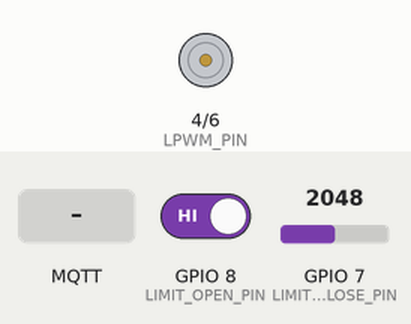
A sketch run on a simulated ESP32-S3. On the bench: motor-driver pin pairs drawn as motors (green arrow = first pin HIGH = forward, orange = second pin HIGH = backward, longer = more drive). The test bench sets the inputs (shaded band); at power-on: GPIO 8 (LIMIT_OPEN_PIN) HIGH, GPIO 7 (LIMIT_CLOSE_PIN) = 2048. WiFi joins after 1.5 s; servers stay silent unless stated; random numbers use the default seed unless the sketch sets one; no MQTT or app messages arrive unless stated; what the sketch prints to the serial monitor is not drawn.

Above: at 6.7 s.
6.8 s: MQTT message "OPEN" arrives on the first subscribed topic
At 7.9 s:
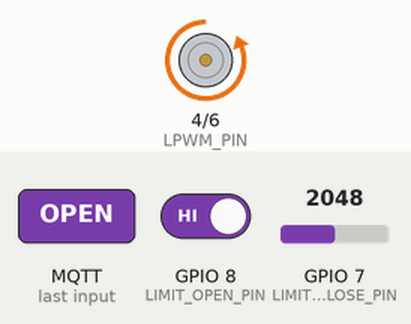
8.3 s: GPIO 8 (LIMIT_OPEN_PIN) driven LOW
At 9.1 s:
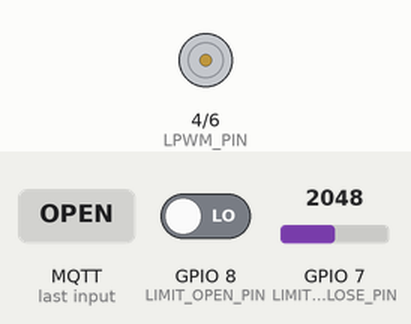
Timing chart, 0 to 10.8 s (numbered marks = the images above; inputs shaded):
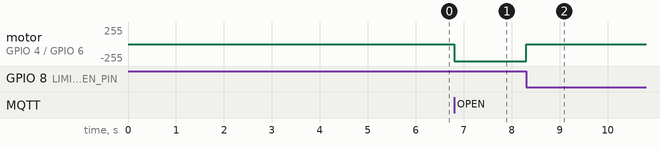

The sketch:

JungleDoor.ino
```cpp
//===================================
//          MACROS
//===================================

#include <WiFi.h>
#include <PubSubClient.h>
#include <ArduinoOTA.h>

#define VERSION "2.3.1"

#define GAME_NAME "MermaidsTale"
#define PROP_NAME "JungleDoor"

#define MQTT_TOPIC_COMMAND  "MermaidsTale/JungleDoor/command"
#define MQTT_TOPIC_STATUS   "MermaidsTale/JungleDoor/status"
#define MQTT_TOPIC_LOG      "MermaidsTale/JungleDoor/log"
#define MQTT_TOPIC_MESSAGE  "MermaidsTale/JungleDoor/message"
#define MQTT_TOPIC_SYSTEM   "MermaidsTale/JungleDoor/system"
#define MQTT_TOPIC_STATE    "MermaidsTale/JungleDoor/state"
#define MQTT_TOPIC_SAFETY   "MermaidsTale/JungleDoor/safety"
#define MQTT_TOPIC_VERSION  "MermaidsTale/JungleDoor/version"
#define MQTT_TOPIC_DEVICE   "MermaidsTale/JungleDoor/device"
#define MQTT_TOPIC_INFO     "MermaidsTale/JungleDoor/info"
#define MQTT_TOPIC_LASTERROR "MermaidsTale/JungleDoor/lastError"
#define MQTT_TOPIC_UPTIME   "MermaidsTale/JungleDoor/uptime"

// Motor driver: BTS7960 dual H-bridge (2026-10-16, replaced the dead Cytron
// MD13S). Two-PWM drive: one input PWMs per direction, the other held at 0.
// Reuses the two MD13S control wires so only the driver end moves:
//   GPIO 6 (old MD13S PWM) -> RPWM = OPEN direction
//   GPIO 4 (old MD13S DIR) -> LPWM = CLOSE direction
//   R_EN, L_EN, VCC -> ESP32 3.3V (VCC is logic power, NOT the motor supply)
//   GND -> ESP32 GND; B+/B- = motor supply; M+/M- = motor
// If the door runs the wrong way, swap M+/M-.
#define RPWM_PIN 6                      // open-direction PWM
#define LPWM_PIN 4                      // close-direction PWM
#define DIR_OPEN LOW                    // logical direction flags (motorDir)
#define DIR_CLOSE HIGH

#define PWM_FREQ 5000
#define PWM_RESOLUTION 8

#define LIMIT_OPEN_PIN 8                //digital device on this pin
#define LIMIT_CLOSE_PIN 7               //analog device on this pin

// Over-the-air updates (mandatory per mqtt-protocol.md since 2026-09-22):
// hostname = PROP_NAME, password = the Wi-Fi password, ESP32 port 3232.
#define OTA_PORT 3232

#define MOTOR_TIMEOUT_MS 10000
#define MOTOR_SPEED 255
#define LIMIT_CLOSE_THRESHOLD 3600

//===================================
//          GLOBAL VARIABLES
//===================================
const unsigned long heartBeatPulse = 5 * 1000UL;
unsigned long lastTime = 0;
unsigned long bootTime = 0;
String lastError = "NONE";
String currentState = "IDLE";

// --- Retained-command replay guard (added 2026-07-09) ---------------------
// The door was auto-opening on every boot: WatchTower wire logs show the
// board publish "state IDLE" and flip to "state OPENING" 49ms later on every
// reconnect. The firmware never commands motion at boot -- the broker was
// replaying a RETAINED payload (e.g. "OPEN") stuck on .../command to our
// fresh subscription. Since every brownout reboot re-triggered it, the door
// drifted open each time the board browned out.
// Fix: for CMD_GRACE_MS after each (re)subscribe, ignore motion/RESET
// commands (a live command cannot know we just booted, so anything arriving
// that early can only be a retained replay), keep the door where it
// physically is, and erase the retained copy so it can never replay again.
// "Stay put" was chosen over NVS-restore/default-closed on purpose: any
// boot-time motor drive would re-fire after every brownout reboot and could
// loop the brownout itself. M3/operator re-commands the door explicitly.
const unsigned long CMD_GRACE_MS = 3000UL;
unsigned long cmdGraceUntil = 0;

// Close-seating overrun: when the close limit trips during a CLOSING move,
// keep driving for this long so the door seats fully instead of stopping
// the instant the sensor crosses threshold. Nonzero = motor is driving past
// the limit and program() MUST stop it at the deadline; openDoor()/stopDoor()
// zero it because they take over the motor themselves.
const unsigned long CLOSE_OVERRUN_MS = 250UL;  // 2026-11-06 owner: 0.25s (was 0.5s; 08-02 1s ran long)
unsigned long closeOverrunUntil = 0;


WiFiClient espClient;
PubSubClient mqttClient(espClient);

// WiFi credentials
const char* WIFI_SSID = "AlchemyGuest";
const char* WIFI_PASS = "VoodooVacation5601";

// MQTT broker
const char* MQTT_SERVER = "10.1.10.115";
const int MQTT_PORT = 1883;


bool limitOpenTriggered = false;
bool limitCloseTriggered = false;
bool motorDir = false;

//===================================
//          WIFI (NETWORK)
//===================================
void setupWiFi() {
  delay(1000);
  Serial.println("*********** WIFI ***********");
  Serial.print("Connecting to SSID: ");
  Serial.println(WIFI_SSID);

  WiFi.begin(WIFI_SSID,WIFI_PASS);

  while(WiFi.status() != WL_CONNECTED){
    delay(100);
    Serial.print("-");
  }
  Serial.println("\nConnected.");
}
//===================================
//          OTA (WIRELESS UPDATES)
//===================================
void setupOTA() {
  ArduinoOTA.setHostname(PROP_NAME);
  ArduinoOTA.setPassword(WIFI_PASS);
  ArduinoOTA.setPort(OTA_PORT);
  ArduinoOTA.onStart([]() {
    // Never let the door drive while the board is being re-flashed.
    closeOverrunUntil = 0;
    motorOff();
    publishState("STOPPED");
    mqttLogf("OTA update starting - motor stopped");
  });
  ArduinoOTA.onError([](ota_error_t error) {
    Serial.printf("[OTA] Error %u\n", error);
  });
  ArduinoOTA.begin();
  Serial.printf("[OTA] Ready at %s:%d\n", WiFi.localIP().toString().c_str(), OTA_PORT);
}
//===================================
//          MQTT FUNCTIONS
//===================================
void connectMQTT() {
  while (!mqttClient.connected()) {
    Serial.print("Connecting to MQTT...");

    String clientId = PROP_NAME;
    clientId += "_";
    clientId += String(random(0xffff), HEX);

    // Connect with LWT (Last Will and Testament) for offline detection
    if (mqttClient.connect(clientId.c_str(), NULL, NULL, MQTT_TOPIC_STATUS, 1, true, "OFFLINE")) {
      Serial.println("connected!");

      // Subscribe to command topic
      mqttClient.subscribe(MQTT_TOPIC_COMMAND);

      // Arm the retained-replay guard: broker delivers retained /command
      // payloads immediately after SUBACK, so anything inside this window
      // is treated as a stale replay, not a live command.
      cmdGraceUntil = millis() + CMD_GRACE_MS;

      // Publish retained status topics
      mqttClient.publish(MQTT_TOPIC_STATUS, "ONLINE", true);
      mqttClient.publish(MQTT_TOPIC_VERSION, VERSION, true);
      mqttClient.publish(MQTT_TOPIC_DEVICE, PROP_NAME, true);
      mqttClient.publish(MQTT_TOPIC_STATE, currentState.c_str(), true);
      mqttClient.publish(MQTT_TOPIC_SAFETY, "OK", true);
      mqttClient.publish(MQTT_TOPIC_LASTERROR, lastError.c_str(), true);

      mqttLogf("%s v%s online IP:%s OTA:%d", PROP_NAME, VERSION,
               WiFi.localIP().toString().c_str(), OTA_PORT);

    } else {
      Serial.printf("failed (rc=%d), retrying in 5s\n", mqttClient.state());
      delay(5000);
    }
  }
}

void mqttCallback(char* topic, byte* payload, unsigned int length) {
  char topicBuf[128];
  strncpy(topicBuf,topic,sizeof(topicBuf)-1);
  topicBuf[sizeof(topicBuf)-1] = '\0';

  char message[128];
  if(length >= sizeof(message)){
    length = sizeof(message) - 1;
  }

  memcpy(message,payload,length);
  message[length] = '\0';

  char * msg = message;
  while(*msg == ' ' || *msg == '\r' || *msg == '\n')
    msg++;
  char * end = msg + strlen(msg) -1;
  while(end > msg && (*end == ' ' || *end == 't' || *end == '\r' || *end == '\n')){
    *end = '\0';
    end--;
  }

  Serial.printf("[MQTT] Received on %s: %s\n", topicBuf,msg);

  if(strcmp(topicBuf,MQTT_TOPIC_COMMAND) != 0){
    return;
  }

  // Empty payload = our own retained-erase publish (or another guard's).
  // Silently ignore so it doesn't log as an unknown command.
  if(*msg == '\0'){
    return;
  }

  // Retained-replay guard: swallow motion/RESET commands arriving within
  // the boot/reconnect grace window and erase the retained copy. See the
  // comment at CMD_GRACE_MS for why the door must stay put on boot.
  // (RESET is guarded too -- a retained RESET on /command reboot-loops the
  // board, a failure mode already seen on other props in this room.)
  if((strcmp(msg,"OPEN") == 0 || strcmp(msg,"CLOSE") == 0 || strcmp(msg,"RESET") == 0)
      && millis() < cmdGraceUntil){
    mqttClient.publish(MQTT_TOPIC_COMMAND, "", true);   // erase retained payload
    mqttLogf("[GUARD] Ignored '%s' during boot grace (retained replay) - door stays put", msg);
    return;
  }

  if(strcmp(msg,"PING") == 0){
    mqttClient.publish(MQTT_TOPIC_COMMAND,"PONG");
    Serial.println("[MQTT] PING -> PONG");
    return;
  }
  if(strcmp(msg,"STATUS") == 0){
    char state[48];
    snprintf(state, sizeof(state), "READY IP:%s", WiFi.localIP().toString().c_str());
    mqttClient.publish(MQTT_TOPIC_COMMAND,state);
    Serial.printf("[MQTT] STATUS -> %s\n",state);
    return;
  }
  if(strcmp(msg,"RESET") == 0){
    mqttClient.publish(MQTT_TOPIC_COMMAND,"OK");
    Serial.println("[MQTT] RESET -> Rebooting...");
    delay(100);
    ESP.restart();
    return;
  }

  if (strcmp(msg,"PROMPTSTATUS") == 0) {
    promptStatus();
    return;
  }
  if (strcmp(msg,"OPEN") == 0) {
    openDoor();
    return;
  }
  if (strcmp(msg,"CLOSE") == 0) {
    closeDoor();
    return;
  }
  if (strcmp(msg,"STOP") == 0) {
    stopDoor();
    return;
  }
  Serial.printf("[MQTT] Unknown command: %s\n", msg);
}

void setupMQTT() {
  mqttClient.setServer(MQTT_SERVER, MQTT_PORT);
  mqttClient.setCallback(mqttCallback);
  mqttClient.setBufferSize(512);  // Increase if needed
}

void mqttLogf(const char* format, ...) {
  char buffer[256];
  va_list args;
  va_start(args, format);
  vsnprintf(buffer, sizeof(buffer), format, args);
  va_end(args);

  mqttClient.publish(MQTT_TOPIC_LOG, buffer);
  Serial.println(buffer);
}
void publishUptime() {
  unsigned long uptimeSeconds = (millis() - bootTime) / 1000;
  unsigned long hours = uptimeSeconds / 3600;
  unsigned long minutes = (uptimeSeconds % 3600) / 60;
  unsigned long seconds = uptimeSeconds % 60;

  char uptimeStr[32];
  snprintf(uptimeStr, sizeof(uptimeStr), "%lu:%02lu:%02lu", hours, minutes, seconds);
  mqttClient.publish(MQTT_TOPIC_UPTIME, uptimeStr, true);
}

void publishState(const char* state) {
  currentState = state;
  mqttClient.publish(MQTT_TOPIC_STATE, state, true);
}

void publishError(const char* error) {
  lastError = error;
  mqttClient.publish(MQTT_TOPIC_LASTERROR, error, true);
}

void heartBeat(){
  unsigned long currentTime = millis();
  if(!(currentTime - lastTime > heartBeatPulse))
    return;
  lastTime = currentTime;
  // Announce we're online with retained message
  mqttClient.publish(MQTT_TOPIC_STATUS, "ONLINE", true);
  publishUptime();

  promptStatus();
}
//===================================
//        GENERAL FUNCTIONS
//===================================
void openDoor(){
  //check if door is already open
  //if not, set the direction to open
  //and begin opening the door
  if(!checkLimitSwitch(DIR_OPEN)){
    mqttClient.publish(MQTT_TOPIC_MESSAGE,"Open Limit Switch: Triggered.");
    publishState("OPEN");
    return;
  }
  publishState("OPENING");
  closeOverrunUntil = 0;            // cancel any in-flight close seating
  motorDir = DIR_OPEN;              //update global motor direction variable
  driveMotor(DIR_OPEN);             //start opening
}

void closeDoor(){
  //check if the door is already close,
  //if not, set the direction to close
  //and begin opening the door

  if(!checkLimitSwitch(DIR_CLOSE)){
    mqttClient.publish(MQTT_TOPIC_MESSAGE,"Close Limit Switch: Triggered.");
    publishState("CLOSED");
    return;
  }
  publishState("CLOSING");
  motorDir = DIR_CLOSE;             //update global motor direction variable
  driveMotor(DIR_CLOSE);            //start closing
}

// One side PWMs, the other MUST be 0 (both driven = brake, not motion).
// The idle side is zeroed first so the bridge never sees both driven.
void driveMotor(bool dir){
  if(dir == DIR_OPEN){
    ledcWrite(LPWM_PIN,0);
    ledcWrite(RPWM_PIN,MOTOR_SPEED);
  }else{
    ledcWrite(RPWM_PIN,0);
    ledcWrite(LPWM_PIN,MOTOR_SPEED);
  }
}

void motorOff(){
  ledcWrite(RPWM_PIN,0);
  ledcWrite(LPWM_PIN,0);
}

void stopDoor(){
  closeOverrunUntil = 0;        // STOP always wins, even mid-seating
  motorOff();
  publishState("STOPPED");
}

bool checkLimitSwitch(bool dir){
  // Edge-triggered publish: the "limit reached" message is sent only when
  // the switch transitions from not-triggered -> triggered. Previously this
  // function fired the publish every loop iteration while the limit was
  // held, producing ~2.9M duplicate MQTT messages per hour under the AI
  // Character session log. limitOpenTriggered / limitCloseTriggered now
  // gate the publish rather than just being tracked and ignored.
  bool result;
  if(!dir){
    result = digitalRead(LIMIT_OPEN_PIN); //Open limit is triggered low
                                          //make sure that the open conditions are met when triggered
    if(!result){
      motorOff();  // Stop motor directly to avoid state conflict
      if(!limitOpenTriggered){
        mqttClient.publish(MQTT_TOPIC_MESSAGE,"Open limit is reached. Door is stopped.");
        publishState("OPEN");
      }
      limitOpenTriggered = true;
      limitCloseTriggered = false;
    } else {
      limitOpenTriggered = false;
    }

  }else{
    result =  !(analogRead(LIMIT_CLOSE_PIN) < LIMIT_CLOSE_THRESHOLD); //Close limit is triggered with smaller value than threshold
                                                                      //make sure that the close conditions are met when triggereed
    if(!result){
      if(currentState == "CLOSING" && closeOverrunUntil == 0){
        // Mid-close: don't stop yet -- drive through the limit for
        // CLOSE_OVERRUN_MS so the door seats. program() finishes the stop.
        // (== 0 guard: this branch re-runs every loop while the limit is
        // held; without it the deadline would keep sliding and never expire.)
        closeOverrunUntil = millis() + CLOSE_OVERRUN_MS;
        mqttClient.publish(MQTT_TOPIC_MESSAGE,"Close limit is reached. Seating door.");
      } else if(closeOverrunUntil == 0){
        motorOff();  // Stop motor directly to avoid state conflict
        if(!limitCloseTriggered){
          mqttClient.publish(MQTT_TOPIC_MESSAGE,"Close limit is reached. Door is closed.");
          publishState("CLOSED");
        }
      }
      limitCloseTriggered = true;
      limitOpenTriggered = false;
    } else {
      limitCloseTriggered = false;
    }

  }
  return result;
}

void promptStatus(){
  bool openLimitState = digitalRead(LIMIT_OPEN_PIN);
  int closeLimitValue = analogRead(LIMIT_CLOSE_PIN);
  bool closeLimitState = (closeLimitValue < LIMIT_CLOSE_THRESHOLD);


  char buffer[7];          // Enough for -32768 and null terminator
  itoa(closeLimitValue, buffer, 10); // Convert to decimal (base 10)
  const char* cVal = buffer;

  String topic1 = String(MQTT_TOPIC_SYSTEM) + "/OpenLimitState";
  mqttClient.publish(topic1.c_str(),(openLimitState ? "Not triggered":"Triggered" ));
  String topic2 = String(MQTT_TOPIC_SYSTEM) + "/CloseLimitState";
  mqttClient.publish(topic2.c_str(),(closeLimitState ? "Triggered" : "Not triggered"));
  String topic3 = String(MQTT_TOPIC_SYSTEM) + "/CloseLimitValue";
  mqttClient.publish(topic3.c_str(),cVal);


  String topic4 = String(MQTT_TOPIC_SYSTEM) + "/DoorState";
  if(!openLimitState)
    mqttClient.publish(topic4.c_str(),"Opened.");
  else if (closeLimitState)
    mqttClient.publish(topic4.c_str(),"Closed.");
  else if(openLimitState && !closeLimitState)
    mqttClient.publish(topic4.c_str(),"Partially opened or closed.");
}

//I/O setup
void setupIO(){
  pinMode(RPWM_PIN,OUTPUT);
  pinMode(LPWM_PIN,OUTPUT);
  digitalWrite(RPWM_PIN,LOW);     // motor hard-off at boot (2026-07-09): never
  digitalWrite(LPWM_PIN,LOW);     // leave the driver inputs undriven/floating
                                  // between pinMode and ledcAttach

  pinMode(LIMIT_OPEN_PIN,INPUT_PULLUP);
  pinMode(LIMIT_CLOSE_PIN,INPUT);

  Serial.println("IO pins initialization complete.");
}
//System initialization
void _init(){
  Serial.begin(9600);
  bootTime = millis();
  //IO setup
  setupIO();
  //WiFi setup
  setupWiFi();
  //Wireless update setup
  setupOTA();
  //Mqtt server setup
  setupMQTT();
  //motor control configuration
  ledcAttach(RPWM_PIN, PWM_FREQ, PWM_RESOLUTION);
  ledcAttach(LPWM_PIN, PWM_FREQ, PWM_RESOLUTION);
  motorOff();
}
void program(){
  if (!mqttClient.connected()) {
    connectMQTT();
  }
  mqttClient.loop();
  ArduinoOTA.handle();

  heartBeat();
  checkLimitSwitch(motorDir);

  // Finish the close-seating overrun. Stop unconditionally: if the deadline
  // is still set, nothing else has taken over the motor (OPEN/STOP clear it),
  // so a state changed by e.g. a duplicate CLOSE must not skip this stop.
  if(closeOverrunUntil != 0 && millis() >= closeOverrunUntil){
    closeOverrunUntil = 0;
    motorOff();
    mqttClient.publish(MQTT_TOPIC_MESSAGE,"Close limit is reached. Door is closed.");
    publishState("CLOSED");
  }
}
//===================================
//          MAIN SETUP
//===================================
void setup(){
  _init();
}
//===================================
//          MAIN LOOP
//===================================
void loop(){
  program();
}
```

Measured:
- after the input at 6.8 s, motor on GPIO 4 (LPWM_PIN) / GPIO 6 (RPWM_PIN): stopped → backward 255/255 at once
- after the input at 8.3 s, motor on GPIO 4 (LPWM_PIN) / GPIO 6 (RPWM_PIN): backward 255/255 → stopped at once
